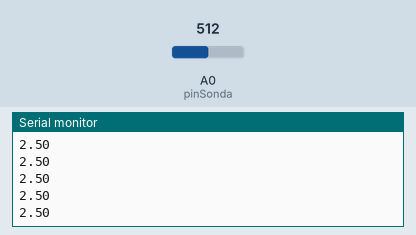
This sketch was run on a simulated Arduino Uno, built with avr-gcc and run on an emulated ATmega328P. Parts: the last lines printed to the serial monitor. The inputs (shaded band) are chosen by the test bench; at power-on: A0 (pinSonda) = 512.

Above: at 1.2 s.
1.3 s: A0 (pinSonda) set to 716
At 2.2 s:
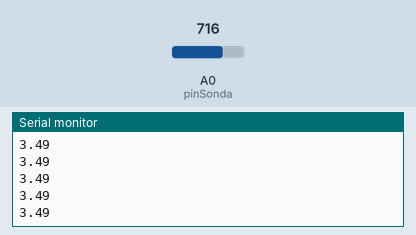
2.8 s: A0 (pinSonda) set to 900
At 3.9 s:
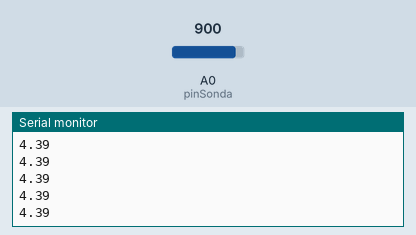
Timing chart, 0 to 5.8 s (numbered marks = the images above; inputs shaded):
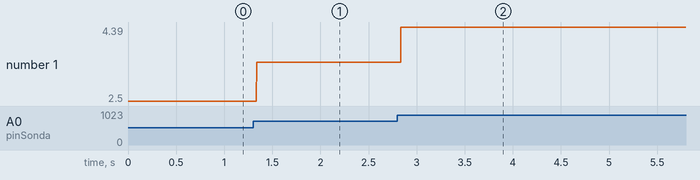

Measured:
- after the input at 1.3 s, the serial monitor: prints a new line at once (image 1)
- after the input at 2.8 s, the serial monitor: prints a new line at once (image 2)
- plotted number 1: 2.5 → 3.49 after the input at 1.3 s, 3.49 → 4.39 after the input at 2.8 s

The sketch:

Voltimeter-aduino.ino
```cpp
int pinSonda = A0;
float escala = 100; //100 para voltios, 0.1 para milivoltios

void setup(){

	Serial.begin(19200);

	pinMode(pinSonda, INPUT);

}

void loop(){

		float lecture = analogRead(pinSonda);

		lecture = map(lecture, 0, 1023, 0, 500);

		float voltaje = lecture/escala;

		Serial.println(voltaje);

}
```
